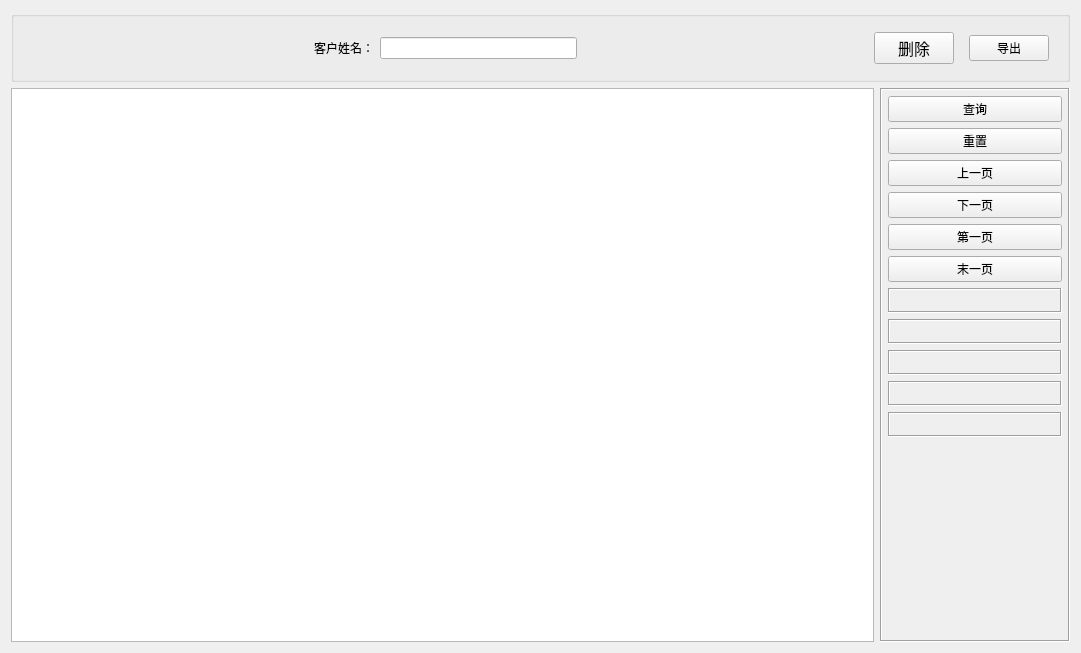
<?xml version="1.0" encoding="UTF-8"?>
<ui version="4.0">
 <class>customerinfo</class>
 <widget class="QWidget" name="customerinfo">
  <property name="geometry">
   <rect>
    <x>0</x>
    <y>0</y>
    <width>1081</width>
    <height>653</height>
   </rect>
  </property>
  <property name="windowTitle">
   <string>Form</string>
  </property>
  <layout class="QGridLayout" name="gridLayout_3">
   <item row="1" column="0">
    <widget class="QSplitter" name="splitter">
     <property name="orientation">
      <enum>Qt::Vertical</enum>
     </property>
     <property name="opaqueResize">
      <bool>false</bool>
     </property>
     <widget class="QTableView" name="tableMain">
      <property name="enabled">
       <bool>true</bool>
      </property>
      <property name="styleSheet">
       <string notr="true"/>
      </property>
     </widget>
    </widget>
   </item>
   <item row="1" column="1">
    <widget class="QFrame" name="frameBottom">
     <property name="minimumSize">
      <size>
       <width>190</width>
       <height>0</height>
      </size>
     </property>
     <property name="maximumSize">
      <size>
       <width>190</width>
       <height>16777215</height>
      </size>
     </property>
     <property name="frameShape">
      <enum>QFrame::Box</enum>
     </property>
     <property name="frameShadow">
      <enum>QFrame::Sunken</enum>
     </property>
     <layout class="QVBoxLayout" name="verticalLayout">
      <property name="leftMargin">
       <number>6</number>
      </property>
      <property name="topMargin">
       <number>6</number>
      </property>
      <property name="rightMargin">
       <number>6</number>
      </property>
      <property name="bottomMargin">
       <number>6</number>
      </property>
      <item>
       <widget class="QPushButton" name="btnSelect">
        <property name="minimumSize">
         <size>
          <width>80</width>
          <height>0</height>
         </size>
        </property>
        <property name="text">
         <string>查询</string>
        </property>
       </widget>
      </item>
      <item>
       <widget class="QPushButton" name="btn_back">
        <property name="enabled">
         <bool>true</bool>
        </property>
        <property name="text">
         <string>重置</string>
        </property>
       </widget>
      </item>
      <item>
       <widget class="QPushButton" name="btnPreVious">
        <property name="minimumSize">
         <size>
          <width>50</width>
          <height>0</height>
         </size>
        </property>
        <property name="text">
         <string>上一页</string>
        </property>
        <property name="iconSize">
         <size>
          <width>18</width>
          <height>18</height>
         </size>
        </property>
       </widget>
      </item>
      <item>
       <widget class="QPushButton" name="btnNext">
        <property name="minimumSize">
         <size>
          <width>50</width>
          <height>0</height>
         </size>
        </property>
        <property name="text">
         <string>下一页</string>
        </property>
        <property name="iconSize">
         <size>
          <width>18</width>
          <height>18</height>
         </size>
        </property>
       </widget>
      </item>
      <item>
       <widget class="QPushButton" name="btnFirst">
        <property name="minimumSize">
         <size>
          <width>50</width>
          <height>0</height>
         </size>
        </property>
        <property name="text">
         <string>第一页</string>
        </property>
        <property name="iconSize">
         <size>
          <width>18</width>
          <height>18</height>
         </size>
        </property>
       </widget>
      </item>
      <item>
       <widget class="QPushButton" name="btnLast">
        <property name="minimumSize">
         <size>
          <width>50</width>
          <height>0</height>
         </size>
        </property>
        <property name="text">
         <string>末一页</string>
        </property>
        <property name="iconSize">
         <size>
          <width>18</width>
          <height>18</height>
         </size>
        </property>
       </widget>
      </item>
      <item>
       <widget class="QLabel" name="labPageTotal">
        <property name="minimumSize">
         <size>
          <width>0</width>
          <height>25</height>
         </size>
        </property>
        <property name="frameShape">
         <enum>QFrame::Box</enum>
        </property>
        <property name="frameShadow">
         <enum>QFrame::Sunken</enum>
        </property>
        <property name="text">
         <string/>
        </property>
        <property name="alignment">
         <set>Qt::AlignCenter</set>
        </property>
       </widget>
      </item>
      <item>
       <widget class="QLabel" name="labRecordsTotal">
        <property name="minimumSize">
         <size>
          <width>0</width>
          <height>25</height>
         </size>
        </property>
        <property name="frameShape">
         <enum>QFrame::Box</enum>
        </property>
        <property name="frameShadow">
         <enum>QFrame::Sunken</enum>
        </property>
        <property name="text">
         <string/>
        </property>
        <property name="alignment">
         <set>Qt::AlignCenter</set>
        </property>
       </widget>
      </item>
      <item>
       <widget class="QLabel" name="labPageCurrent">
        <property name="minimumSize">
         <size>
          <width>0</width>
          <height>25</height>
         </size>
        </property>
        <property name="frameShape">
         <enum>QFrame::Box</enum>
        </property>
        <property name="frameShadow">
         <enum>QFrame::Sunken</enum>
        </property>
        <property name="text">
         <string/>
        </property>
        <property name="alignment">
         <set>Qt::AlignCenter</set>
        </property>
       </widget>
      </item>
      <item>
       <widget class="QLabel" name="labRecordsPerpage">
        <property name="minimumSize">
         <size>
          <width>0</width>
          <height>25</height>
         </size>
        </property>
        <property name="frameShape">
         <enum>QFrame::Box</enum>
        </property>
        <property name="frameShadow">
         <enum>QFrame::Sunken</enum>
        </property>
        <property name="text">
         <string/>
        </property>
        <property name="alignment">
         <set>Qt::AlignCenter</set>
        </property>
       </widget>
      </item>
      <item>
       <widget class="QLabel" name="labSelectTime">
        <property name="minimumSize">
         <size>
          <width>0</width>
          <height>25</height>
         </size>
        </property>
        <property name="frameShape">
         <enum>QFrame::Box</enum>
        </property>
        <property name="frameShadow">
         <enum>QFrame::Sunken</enum>
        </property>
        <property name="text">
         <string/>
        </property>
        <property name="alignment">
         <set>Qt::AlignCenter</set>
        </property>
       </widget>
      </item>
      <item>
       <spacer name="verticalSpacer">
        <property name="orientation">
         <enum>Qt::Vertical</enum>
        </property>
        <property name="sizeHint" stdset="0">
         <size>
          <width>20</width>
          <height>40</height>
         </size>
        </property>
       </spacer>
      </item>
     </layout>
    </widget>
   </item>
   <item row="0" column="0" colspan="2">
    <widget class="QGroupBox" name="gboxTop">
     <property name="font">
      <font>
       <family>楷体</family>
       <pointsize>12</pointsize>
      </font>
     </property>
     <property name="title">
      <string/>
     </property>
     <layout class="QGridLayout" name="gridLayout_2">
      <item row="0" column="0">
       <spacer name="horizontalSpacer_2">
        <property name="orientation">
         <enum>Qt::Horizontal</enum>
        </property>
        <property name="sizeHint" stdset="0">
         <size>
          <width>40</width>
          <height>20</height>
         </size>
        </property>
       </spacer>
      </item>
      <item row="0" column="1">
       <widget class="QGroupBox" name="groupBox_2">
        <property name="styleSheet">
         <string notr="true">QGroupBox{border:none}</string>
        </property>
        <property name="title">
         <string/>
        </property>
        <layout class="QGridLayout" name="gridLayout">
         <item row="0" column="0">
          <widget class="QLabel" name="label_name">
           <property name="text">
            <string>客户姓名：</string>
           </property>
          </widget>
         </item>
         <item row="0" column="1">
          <widget class="QLineEdit" name="edit_name"/>
         </item>
        </layout>
       </widget>
      </item>
      <item row="0" column="2">
       <spacer name="horizontalSpacer">
        <property name="orientation">
         <enum>Qt::Horizontal</enum>
        </property>
        <property name="sizeHint" stdset="0">
         <size>
          <width>40</width>
          <height>20</height>
         </size>
        </property>
       </spacer>
      </item>
      <item row="0" column="3">
       <widget class="QPushButton" name="btnDelete">
        <property name="cursor">
         <cursorShape>ArrowCursor</cursorShape>
        </property>
        <property name="text">
         <string>删除</string>
        </property>
        <property name="icon">
         <iconset>
          <normaloff>:/image/delete.png</normaloff>:/image/delete.png</iconset>
        </property>
        <property name="iconSize">
         <size>
          <width>20</width>
          <height>20</height>
         </size>
        </property>
       </widget>
      </item>
      <item row="0" column="4">
       <widget class="QGroupBox" name="groupBox">
        <property name="styleSheet">
         <string notr="true">QGroupBox{border:none}</string>
        </property>
        <property name="title">
         <string/>
        </property>
        <layout class="QGridLayout" name="gridLayout_4">
         <item row="0" column="0">
          <widget class="QPushButton" name="btnExcel">
           <property name="cursor">
            <cursorShape>ArrowCursor</cursorShape>
           </property>
           <property name="toolTip">
            <string>功能开发中</string>
           </property>
           <property name="text">
            <string>导出</string>
           </property>
           <property name="icon">
            <iconset>
             <normaloff>:/image/excel.png</normaloff>:/image/excel.png</iconset>
           </property>
           <property name="iconSize">
            <size>
             <width>20</width>
             <height>20</height>
            </size>
           </property>
          </widget>
         </item>
        </layout>
       </widget>
      </item>
     </layout>
    </widget>
   </item>
  </layout>
 </widget>
 <resources/>
 <connections/>
</ui>
